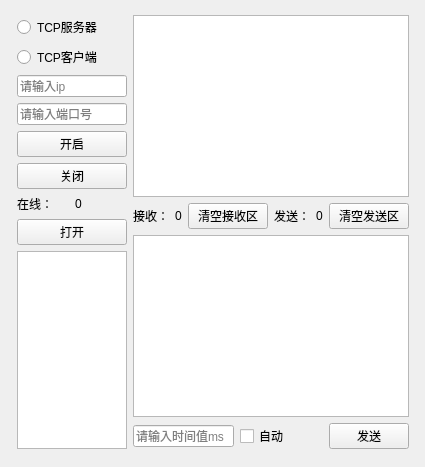
<?xml version="1.0" encoding="UTF-8"?>
<ui version="4.0">
 <class>TcpApp</class>
 <widget class="QMainWindow" name="TcpApp">
  <property name="geometry">
   <rect>
    <x>0</x>
    <y>0</y>
    <width>425</width>
    <height>467</height>
   </rect>
  </property>
  <property name="windowTitle">
   <string>TcpApp</string>
  </property>
  <widget class="QWidget" name="centralWidget">
   <widget class="QWidget" name="layoutWidget">
    <property name="geometry">
     <rect>
      <x>6</x>
      <y>4</y>
      <width>414</width>
      <height>456</height>
     </rect>
    </property>
    <layout class="QHBoxLayout" name="horizontalLayout_4">
     <item>
      <layout class="QVBoxLayout" name="verticalLayout">
       <item>
        <widget class="QRadioButton" name="serverRB">
         <property name="text">
          <string>TCP服务器</string>
         </property>
        </widget>
       </item>
       <item>
        <widget class="QRadioButton" name="clientRB">
         <property name="text">
          <string>TCP客户端</string>
         </property>
        </widget>
       </item>
       <item>
        <widget class="QLineEdit" name="IpEdit">
         <property name="text">
          <string/>
         </property>
         <property name="placeholderText">
          <string>请输入ip</string>
         </property>
        </widget>
       </item>
       <item>
        <widget class="QLineEdit" name="PortEdit">
         <property name="text">
          <string/>
         </property>
         <property name="placeholderText">
          <string>请输入端口号</string>
         </property>
        </widget>
       </item>
       <item>
        <widget class="QPushButton" name="StartBt">
         <property name="text">
          <string>开启</string>
         </property>
        </widget>
       </item>
       <item>
        <widget class="QPushButton" name="closeBt">
         <property name="text">
          <string>关闭</string>
         </property>
        </widget>
       </item>
       <item>
        <layout class="QHBoxLayout" name="horizontalLayout">
         <item>
          <widget class="QLabel" name="label">
           <property name="text">
            <string>在线：</string>
           </property>
          </widget>
         </item>
         <item>
          <widget class="QLabel" name="onlineUserCout">
           <property name="text">
            <string>0</string>
           </property>
          </widget>
         </item>
        </layout>
       </item>
       <item>
        <widget class="QPushButton" name="btn_open">
         <property name="text">
          <string>打开</string>
         </property>
        </widget>
       </item>
       <item>
        <widget class="QListWidget" name="onlineUserList"/>
       </item>
      </layout>
     </item>
     <item>
      <layout class="QVBoxLayout" name="verticalLayout_2">
       <item>
        <widget class="QListWidget" name="recieveList"/>
       </item>
       <item>
        <layout class="QHBoxLayout" name="horizontalLayout_2">
         <item>
          <widget class="QLabel" name="label_2">
           <property name="text">
            <string>接收：</string>
           </property>
          </widget>
         </item>
         <item>
          <widget class="QLabel" name="receiveNumLabel">
           <property name="text">
            <string>0</string>
           </property>
          </widget>
         </item>
         <item>
          <widget class="QPushButton" name="clearRcvBt">
           <property name="text">
            <string>清空接收区</string>
           </property>
          </widget>
         </item>
         <item>
          <spacer name="horizontalSpacer">
           <property name="orientation">
            <enum>Qt::Horizontal</enum>
           </property>
           <property name="sizeHint" stdset="0">
            <size>
             <width>40</width>
             <height>20</height>
            </size>
           </property>
          </spacer>
         </item>
         <item>
          <widget class="QLabel" name="label_3">
           <property name="text">
            <string>发送：</string>
           </property>
          </widget>
         </item>
         <item>
          <widget class="QLabel" name="sendNumLabel">
           <property name="text">
            <string>0</string>
           </property>
          </widget>
         </item>
         <item>
          <widget class="QPushButton" name="clearSendBt">
           <property name="text">
            <string>清空发送区</string>
           </property>
          </widget>
         </item>
        </layout>
       </item>
       <item>
        <widget class="QTextEdit" name="sendMsgEdit"/>
       </item>
       <item>
        <layout class="QHBoxLayout" name="horizontalLayout_3">
         <item>
          <widget class="QLineEdit" name="autoTimeEidt">
           <property name="text">
            <string/>
           </property>
           <property name="placeholderText">
            <string>请输入时间值ms</string>
           </property>
          </widget>
         </item>
         <item>
          <widget class="QCheckBox" name="autoCB">
           <property name="text">
            <string>自动</string>
           </property>
          </widget>
         </item>
         <item>
          <spacer name="horizontalSpacer_2">
           <property name="orientation">
            <enum>Qt::Horizontal</enum>
           </property>
           <property name="sizeHint" stdset="0">
            <size>
             <width>40</width>
             <height>20</height>
            </size>
           </property>
          </spacer>
         </item>
         <item>
          <widget class="QPushButton" name="sendMsgBt">
           <property name="text">
            <string>发送</string>
           </property>
          </widget>
         </item>
        </layout>
       </item>
      </layout>
     </item>
    </layout>
   </widget>
  </widget>
 </widget>
 <layoutdefault spacing="6" margin="11"/>
 <resources/>
 <connections/>
</ui>
